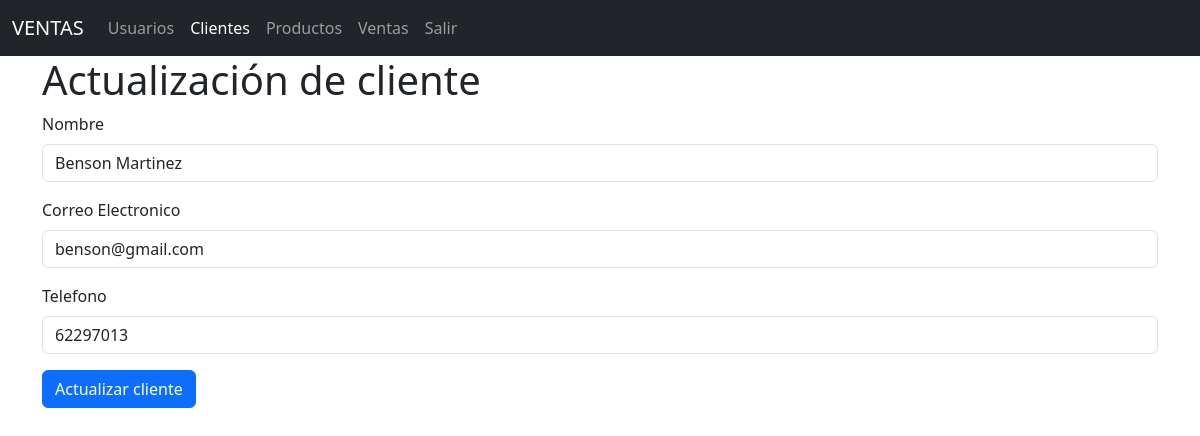
/clientes/edit/1, run on the app's committed database.
### models/cliente_model.py (models this page shows, shortened)
class Cliente(db.Model):
    __tablename__="clientes"
    id=db.Column(db.Integer,primary_key=True)
    nombre=db.Column(db.String(80),nullable=False)
    email=db.Column(db.String(100),nullable=False)
    telefono=db.Column(db.String(20),nullable=False)
    ventas=db.relationship('Venta',back_populates='cliente')
    @staticmethod
    def get_by_id(id):
        return Cliente.query.get(id)

### controllers/cliente_controller.py (the view)
@cliente_bp.route("/edit/<int:id>",methods=['GET','POST'])
def edit(id):
    cliente=Cliente.get_by_id(id)
    if request.method=='POST':
        nombre=request.form['nombre']
        email=request.form['email']
        telefono=request.form['telefono']
        cliente.update(nombre=nombre,email=email,telefono=telefono)
        return redirect(url_for('cliente.index'))
    return cliente_view.edit(cliente)

### run.py (called while the page is built)
@app.context_processor
def inject_active_path():
    def is_active(path):
        return 'active' if request.path==path else ''
    return(dict(is_active=is_active))

### views/cliente_view.py (called while the page is built)
def edit(cliente):
    return render_template('clientes/edit.html',cliente=cliente)

### templates/clientes/edit.html (shortened to what this page needs)
{% extends 'base.html' %}
{% block content %}
<h1>Actualización de cliente</h1>
<form action="{{url_for('cliente.edit',id=cliente.id)}}" method="post">
    <div class="mb-3">
        <label for="" class="form-label">Nombre</label>
        <input type="text" class="form-control" name="nombre" value="{{cliente.nombre}}"   required>
    </div>
    <div class="mb-3">
        <label for="" class="form-label">Correo Electronico</label>
        <input type="email" class="form-control" name="email"  value="{{cliente.email}}"   required>
    </div>
    <div class="mb-3">
        <label for="" class="form-label">Telefono</label>
        <input type="number" class="form-control" name="telefono"  value="{{cliente.telefono}}"    required>
    </div>
    <button type="submit" class="btn btn-primary">Actualizar cliente</button>
</form>
{%endblock%}

### data on the page
Cliente: nombre "Benson Martinez", email "benson@gmail.com", telefono "62297013"
